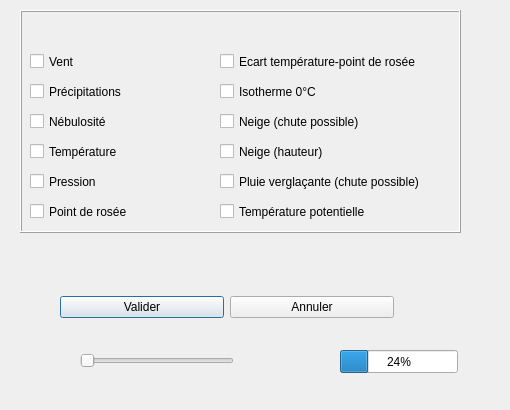
<?xml version="1.0" encoding="UTF-8"?>
<ui version="4.0">
 <class>GribLoadDialog</class>
 <widget class="QDialog" name="GribLoadDialog">
  <property name="geometry">
   <rect>
    <x>0</x>
    <y>0</y>
    <width>510</width>
    <height>410</height>
   </rect>
  </property>
  <property name="windowTitle">
   <string>Réglages des Météotables</string>
  </property>
  <widget class="QFrame" name="frame">
   <property name="geometry">
    <rect>
     <x>20</x>
     <y>10</y>
     <width>441</width>
     <height>223</height>
    </rect>
   </property>
   <property name="autoFillBackground">
    <bool>false</bool>
   </property>
   <property name="frameShape">
    <enum>QFrame::Box</enum>
   </property>
   <property name="frameShadow">
    <enum>QFrame::Raised</enum>
   </property>
   <widget class="QCheckBox" name="cbWind">
    <property name="geometry">
     <rect>
      <x>10</x>
      <y>40</y>
      <width>55</width>
      <height>23</height>
     </rect>
    </property>
    <property name="text">
     <string>Vent</string>
    </property>
   </widget>
   <widget class="QCheckBox" name="cbRain">
    <property name="geometry">
     <rect>
      <x>10</x>
      <y>70</y>
      <width>108</width>
      <height>23</height>
     </rect>
    </property>
    <property name="text">
     <string>Précipitations</string>
    </property>
   </widget>
   <widget class="QCheckBox" name="cbClouds">
    <property name="geometry">
     <rect>
      <x>10</x>
      <y>100</y>
      <width>90</width>
      <height>23</height>
     </rect>
    </property>
    <property name="text">
     <string>Nébulosité</string>
    </property>
   </widget>
   <widget class="QCheckBox" name="cbTemperature">
    <property name="geometry">
     <rect>
      <x>10</x>
      <y>130</y>
      <width>101</width>
      <height>23</height>
     </rect>
    </property>
    <property name="text">
     <string>Température</string>
    </property>
   </widget>
   <widget class="QCheckBox" name="cbPressure">
    <property name="geometry">
     <rect>
      <x>10</x>
      <y>160</y>
      <width>80</width>
      <height>23</height>
     </rect>
    </property>
    <property name="text">
     <string>Pression</string>
    </property>
   </widget>
   <widget class="QCheckBox" name="cbDewPoint">
    <property name="geometry">
     <rect>
      <x>10</x>
      <y>190</y>
      <width>141</width>
      <height>23</height>
     </rect>
    </property>
    <property name="text">
     <string>Point de rosée</string>
    </property>
   </widget>
   <widget class="QCheckBox" name="cbDiffDewPointTemperature">
    <property name="geometry">
     <rect>
      <x>200</x>
      <y>40</y>
      <width>231</width>
      <height>23</height>
     </rect>
    </property>
    <property name="text">
     <string>Ecart température-point de rosée</string>
    </property>
   </widget>
   <widget class="QCheckBox" name="cbIsotherm0">
    <property name="geometry">
     <rect>
      <x>200</x>
      <y>70</y>
      <width>231</width>
      <height>23</height>
     </rect>
    </property>
    <property name="text">
     <string>Isotherme 0°C</string>
    </property>
   </widget>
   <widget class="QCheckBox" name="cbSnowRisk">
    <property name="geometry">
     <rect>
      <x>200</x>
      <y>100</y>
      <width>231</width>
      <height>23</height>
     </rect>
    </property>
    <property name="text">
     <string>Neige (chute possible)</string>
    </property>
   </widget>
   <widget class="QCheckBox" name="cbSnowDepth">
    <property name="geometry">
     <rect>
      <x>200</x>
      <y>130</y>
      <width>231</width>
      <height>23</height>
     </rect>
    </property>
    <property name="text">
     <string>Neige (hauteur)</string>
    </property>
   </widget>
   <widget class="QCheckBox" name="cbFrozenRainRisk">
    <property name="geometry">
     <rect>
      <x>200</x>
      <y>160</y>
      <width>231</width>
      <height>23</height>
     </rect>
    </property>
    <property name="text">
     <string>Pluie verglaçante (chute possible)</string>
    </property>
   </widget>
   <widget class="QCheckBox" name="cbDiffDewPointTemperature_2">
    <property name="geometry">
     <rect>
      <x>200</x>
      <y>190</y>
      <width>231</width>
      <height>23</height>
     </rect>
    </property>
    <property name="text">
     <string>Température potentielle</string>
    </property>
   </widget>
  </widget>
  <widget class="QWidget" name="layoutWidget">
   <property name="geometry">
    <rect>
     <x>60</x>
     <y>290</y>
     <width>334</width>
     <height>34</height>
    </rect>
   </property>
   <layout class="QHBoxLayout">
    <item>
     <widget class="QPushButton" name="btOK">
      <property name="text">
       <string>Valider</string>
      </property>
     </widget>
    </item>
    <item>
     <widget class="QPushButton" name="btCancel">
      <property name="text">
       <string>Annuler</string>
      </property>
     </widget>
    </item>
   </layout>
  </widget>
  <widget class="QSlider" name="horizontalSlider">
   <property name="geometry">
    <rect>
     <x>80</x>
     <y>350</y>
     <width>154</width>
     <height>22</height>
    </rect>
   </property>
   <property name="orientation">
    <enum>Qt::Horizontal</enum>
   </property>
  </widget>
  <widget class="QProgressBar" name="progressBar">
   <property name="geometry">
    <rect>
     <x>340</x>
     <y>350</y>
     <width>118</width>
     <height>23</height>
    </rect>
   </property>
   <property name="value">
    <number>24</number>
   </property>
  </widget>
 </widget>
 <resources/>
 <connections/>
</ui>
